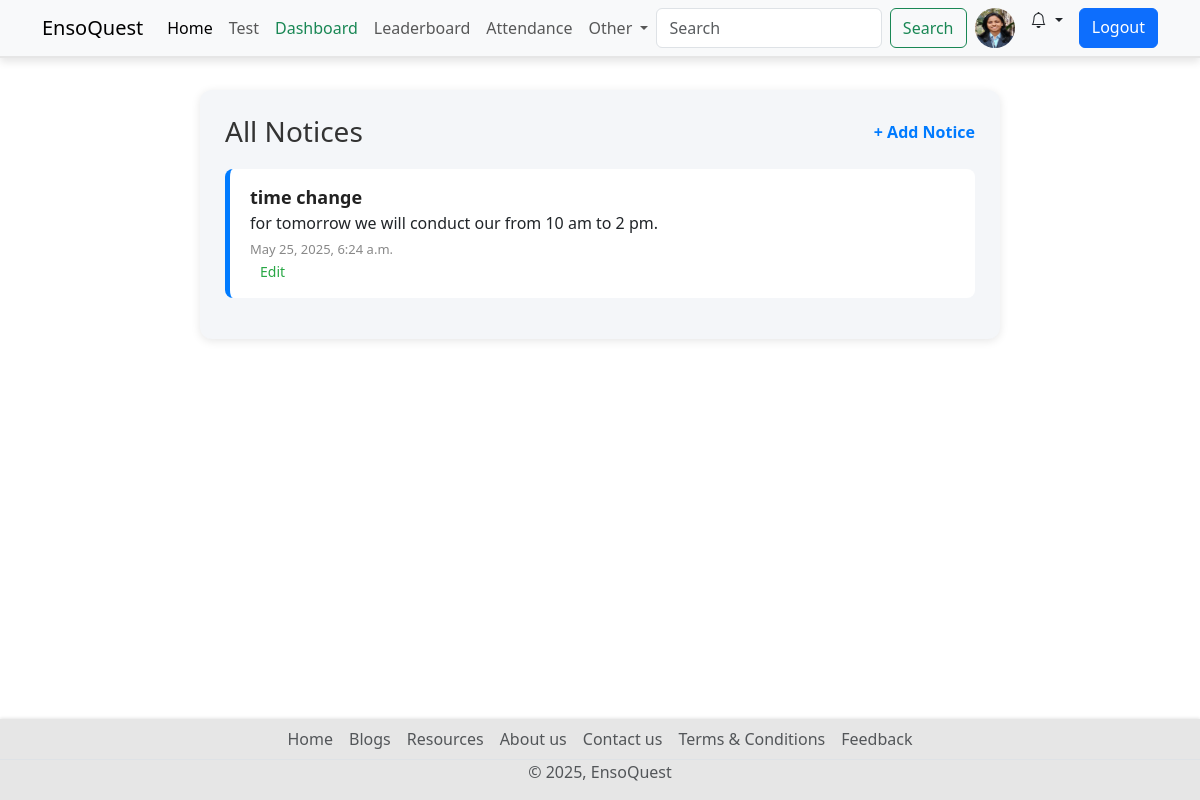
/notices/ (signed in), run on an earlier commit of the app's database.
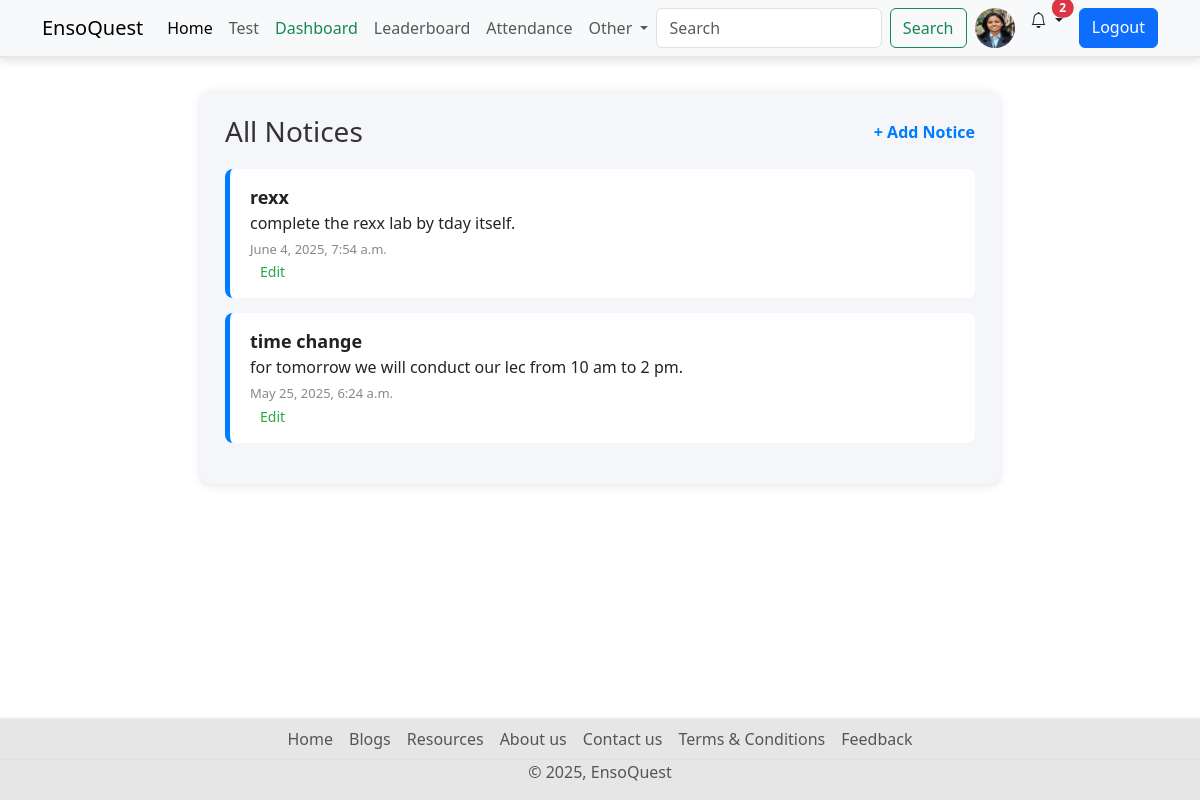
And on a later commit of the database.
### base/models.py (models this page shows, shortened)
class Notice(models.Model):
    title = models.CharField(max_length=200)
    content = models.TextField()
    created_at = models.DateTimeField(auto_now_add=True)
    updated_at = models.DateTimeField(auto_now=True)

### base/views.py (the view)
# urls.py: path('notices/', views.notice_list, name='notice_list'),
@login_required
def notice_list(request):
    notices = Notice.objects.order_by('-created_at')
    return render(request, 'notice_list.html', {'notices': notices})

### base/context_processors.py (called while the page is built)
def notification_count(request):
    if request.user.is_authenticated:
        unread_count = Notification.objects.filter(user=request.user, is_read=False).count()
        return {'unread_notification_count': unread_count}
    return {}

### Templates/notice_list.html (shortened to what this page needs)
{% extends 'index.html' %}
{% load static %}
{% block content %}
<div class="notice-container">
  <div class="notice-header">
    <h2>All Notices</h2>
    {% if user.is_superuser %}
      <a href="{% url 'add_notice' %}">+ Add Notice</a>
    {% endif %}
  </div>
  <ul class="notice-list">
    {% for notice in notices %}
      <li>
        <strong>{{ notice.title }}</strong><br>
        {{ notice.content }}<br>
        <small>{{ notice.created_at }}</small>
        {% if user.is_superuser %}
          <a href="{% url 'edit_notice' notice.id %}">Edit</a>
        {% endif %}
      </li>
    {% empty %}
      <li class="empty-message">No notices available.</li>
    {% endfor %}
  </ul>
</div>
{% endblock %}

### Templates/components/navbar.html (shortened to what this page needs)
<nav class="navbar navbar-expand-lg bg-body-tertiary d-none d-lg-block">
  <div class="container">
    <a class="navbar-brand" href="{% url 'home' %}">EnsoQuest</a>
    <div class="collapse navbar-collapse" id="navbarSupportedContent">
      <ul class="navbar-nav me-auto mb-2 mb-lg-0">
        <li class="nav-item">
          <a class="nav-link active" aria-current="page" href="{% url 'home' %}">Home</a>
        </li>
        <li class="nav-item">
          <a class="nav-link" href="{% url 'all_quiz' %}">Test</a>
        </li>
        {% if request.user.is_superuser %}
          <li class="nav-item">
            <a class="nav-link text-success" href="{% url 'dashboard' %}">Dashboard</a>
          </li>
        {% endif %}
        <li class="nav-item">
          <a class="nav-link" href="{% url 'leaderboard' %}">Leaderboard</a>
        </li>
        {% if request.user.is_authenticated %}
          {% if request.user.is_superuser %}
            <li class="nav-item">
              <a class="nav-link" href="{% url 'attendance:session_list' %}">Attendance</a>
            </li>
          {% else %}
            <li class="nav-item">
              <a class="nav-link" href="{% url 'attendance:student_attendance_report' %}">Attendance</a>
            </li>
          {% endif %}
        {% endif %}
        <li class="nav-item dropdown">
          <a class="nav-link dropdown-toggle" href="#" role="button" data-bs-toggle="dropdown" aria-expanded="false">
            Other
          </a>
        </li>
      </ul>
      <form class="d-flex" role="search" action="{% url 'search_users' %}">
        <input class="form-control me-2" type="search" name="q" placeholder="Search" aria-label="Search">
        <button class="btn btn-outline-success" type="submit">Search</button>
        {% if request.user.is_authenticated %}
          <a href="{% url 'profile' request.user.username %}" data-bs-toggle="tooltip" data-bs-placement="bottom" data-bs-title="{{ request.user.username }}" class="mx-2">
            <img src="{{ request.user.profile.profile_img.url }}" class="rounded-circle" width="40" height="40" alt="profile_img">
          </a>
          <li class="nav-item dropdown list-unstyled mx-2">
            <a class="nav-link dropdown-toggle position-relative" href="#" id="notificationDropdown" data-bs-toggle="dropdown" role="button" aria-expanded="false">
              <i class="bi bi-bell"></i>
              {% if unread_notification_count > 0 %}
                <span class="position-absolute top-0 start-100 translate-middle badge rounded-pill bg-danger">
                  {{ unread_notification_count }}
                </span>
              {% endif %}
            </a>
          </li>
          <a href="{% url 'logout' %}" class="btn btn-primary ms-2">Logout</a>
        {% else %}
          <a href="{% url 'login' %}" class="btn btn-primary ms-2">Login</a>
        {% endif %}
      </form>
    </div>
  </div>
</nav>

What changed in the data, as far as the page shows it:
added Notice: title "rexx", content "complete the rexx lab by tday itself.", created_at "June 4, 2025, 7:54 a.m."
changed Notice "time change": content "for tomorrow we will conduct our from 10 am to 2 pm." → "for tomorrow we will conduct our lec from 10 am to 2 pm."
Also different on the page:
{{ unread_notification_count }}: (not shown) → "2"
